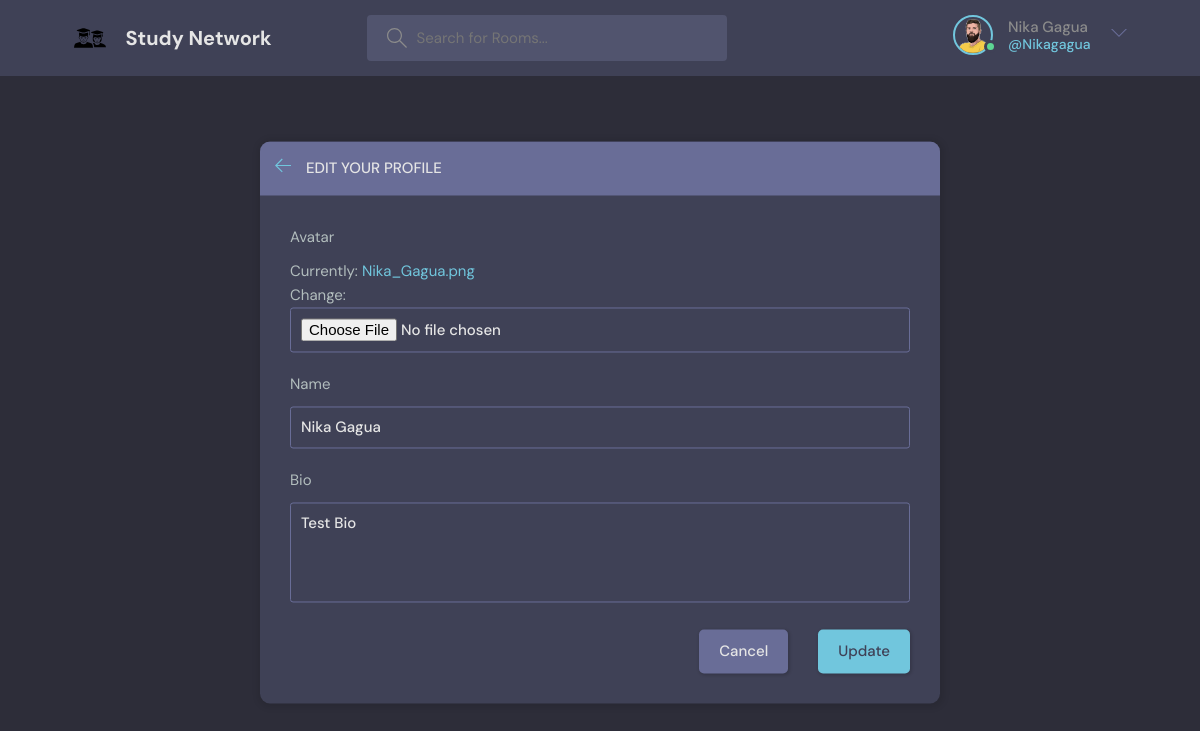
The page /update-user/ (signed in) on the database its author committed.
### base/models.py (models this page shows, shortened)
class User(AbstractUser):
    username = models.CharField(max_length=150, unique=True)
    name = models.CharField(max_length=200, null=True)
    email = models.EmailField(unique=True, null=True)
    bio = models.TextField(null=True)
    avatar = models.ImageField(null=True, default="avatar.svg")
    USERNAME_FIELD = "email"
    REQUIRED_FIELDS = ["username"]

### base/views.py (the view)
# urls.py: path("update-user/", views.update_user, name="update-user"),
@login_required(login_url="login")
def update_user(request):
    user = request.user
    form = UserForm(instance=user)
    if request.method == "POST":
        form = UserForm(request.POST, request.FILES, instance=user)
        if form.is_valid():
            form.save()
            return redirect("user-profile", pk=user.id)
    context = {"form": form}
    return render(request, "base/update_user.html", context)

### base/forms.py
class UserForm(ModelForm):
    class Meta:
        model = User
        fields = ["avatar", "name", "bio"]

### base/templates/base/update_user.html (shortened to what this page needs)
{% extends 'main.html' %}
{% block content %}
    <main class="update-account layout">
        <div class="container">
            <div class="layout__box">
                <div class="layout__boxHeader">
                    <div class="layout__boxTitle">
                        <a href="{% url 'home' %}">
                            <svg xmlns="http://www.w3.org/2000/svg" width="32" height="32" viewBox="0 0 32 32">
                                <title>arrow-left</title>
                                <path
                                        d="M13.723 2.286l-13.723 13.714 13.719 13.714 1.616-1.611-10.96-10.96h27.625v-2.286h-27.625l10.965-10.965-1.616-1.607z">
                                </path>
                            </svg>
                        </a>
                        <h3>Edit your profile</h3>
                    </div>
                </div>
                <div class="layout__body">
                    <form class="form" action="{% url 'update-user' %}" method="POST" enctype="multipart/form-data">
                        {% for field in form %}
                            <div class="form__group">
                                <label for="profile_pic">{{ field.label }}</label>
                                {{ field }}
                            </div>
                        {% endfor %}
                        <div class="form__action">
                            <a class="btn btn--dark" href="{% url 'home' %}">Cancel</a>
                            <button class="btn btn--main" type="submit">Update</button>
                        </div>
                    </form>
                </div>
            </div>
        </div>
    </main>
{% endblock content %}

### templates/navbar.html (shortened to what this page needs)
{% block content %}
    <header class="header header--loggedIn">
        <div class="container">
            <a href="{% url 'home' %}" class="header__logo">
                <img src="/static/assets/study-group-icon.svg" alt="logo"/>
                <h1>Study Network</h1>
            </a>
            <form class="header__search" method="get" action="{% url 'home' %}">
                <label>
                    <input type="text" name="q" placeholder="Search for Rooms..."/>
                </label>
            </form>
            <nav class="header__menu">
                {% if request.user.is_authenticated %}
                    <div class="header__user">
                        <a href="{% url 'user-profile' request.user.id %}">
                            <div class="avatar avatar--medium active">
                                <img src="{{ request.user.avatar.url }}" alt="=user avatar"/>
                            </div>
                            {% if request.user.name.capitalize %}
                                <p>{{ request.user.name }}
                                    <span>@{{ request.user.username }}</span></p>
                            {% else %}
                                <p>{{ request.user.username.capitalize }}
                                    <span>@{{ request.user.username }}</span></p>
                            {% endif %}
                        </a>
                        <button class="dropdown-button">
                            <svg xmlns="http://www.w3.org/2000/svg" width="32" height="32"
                                 viewBox="0 0 32 32">
                                <title>chevron-down</title>
                                <path d="M16 21l-13-13h-3l16 16 16-16h-3l-13 13z"></path>
                            </svg>
                        </button>
                    </div>
                {% else %}
                    <a href="{% url 'login' %}">
                        <img src="/static/assets/avatar.svg" alt="">
                        <p>Login</p>
                    </a>
                {% endif %}
            </nav>
        </div>
    </header>
{% endblock %}

### rows shown on the page
User: user.avatar (picture), user.name "Nika Gagua", user.username "Nikagagua", form "Nika Gagua" "Test Bio"

### other values the page prints
{{ field.label }} "Avatar" "Name" "Bio"
